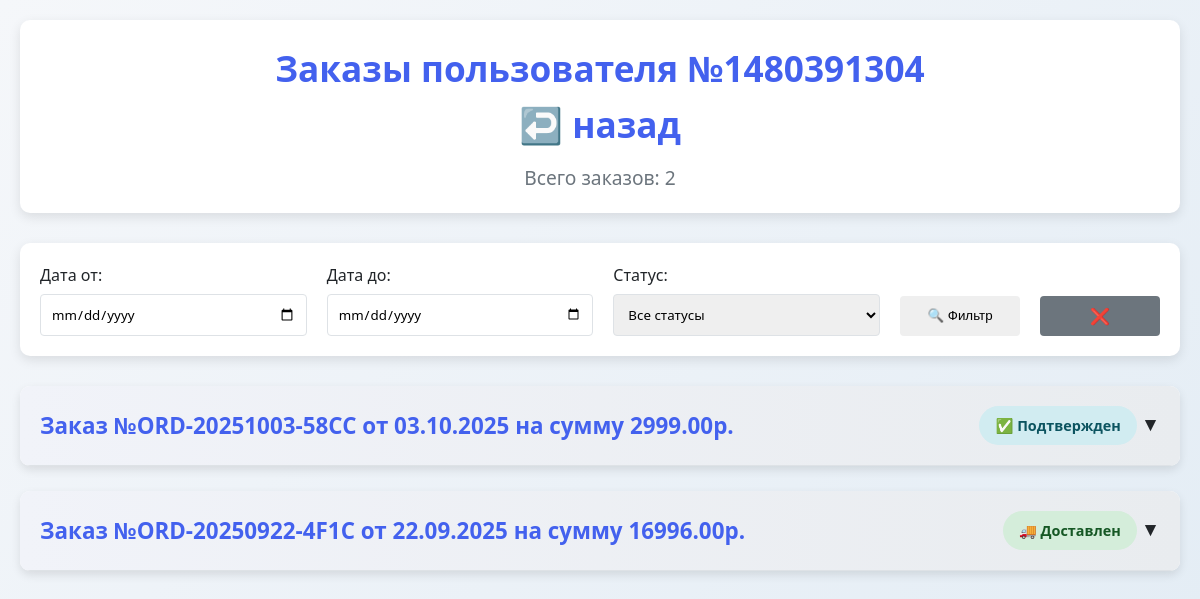
Page /orders/orders-page/user-orders/?user_id=1480391304 on the committed database.
### database/models.py (models this page shows)
class Order(Base):
    __tablename__ = 'orders'
    id = Column(Integer, primary_key=True, index=True)
    user_id = Column(Integer, nullable=False)
    created_at = Column(DateTime, default=lambda: datetime.now(timezone(timedelta(hours=3))))
    status = Column(String(50), default="new")  # new / confirmed / delivered / cancelled
    total_amount = Column(Float, nullable=False)
    customer_name = Column(String(100))
    customer_phone = Column(String(20))
    customer_address = Column(String(300))
    delivery_method = Column(String(50))
    order_number = Column(String(20), unique=True, nullable=False)
    items = relationship("OrderItem", back_populates="order")

### api/routes/orders.py (the view)
@router.get("/orders-page/user-orders/", response_class=HTMLResponse)
def get_user_orders(
        request: Request,
        user_id: int = Query(None, description="ID пользователя"),
        date_from: str = Query(None),
        date_to: str = Query(None),
        status: str = Query(None),
        db: Session = Depends(get_db)
):
    query = db.query(Order).options(
        joinedload(Order.items).joinedload(OrderItem.product)  # ← загружаем товары
    )
    if user_id:
        query = query.filter(Order.user_id == user_id)
    if date_from:
        try:
            date_from_obj = datetime.strptime(date_from, "%Y-%m-%d")
            query = query.filter(Order.created_at >= date_from_obj)
        except ValueError:
            pass
    if date_to:
        try:
            date_to_obj = datetime.strptime(date_to, "%Y-%m-%d")
            date_to_obj = date_to_obj.replace(hour=23, minute=59, second=59)
            query = query.filter(Order.created_at <= date_to_obj)
        except ValueError:
            pass
    if status:
        query = query.filter(Order.status == status)
    orders = query.order_by(Order.created_at.desc()).all()
    for order in orders:
        for item in order.items:
            if hasattr(item, 'product') and item.product:
                item.product_name = item.product.name
            else:
                item.product_name = "Товар не найден"
    return templates.TemplateResponse("orders.html", {
        "request": request,
        "orders": orders,
        "date_from": date_from,
        "date_to": date_to,
        "status": status
    })

### templates/orders.html (shortened to what this page needs)
<!DOCTYPE html>
<html lang="ru">
<head>
</head>
<body>
<div class="container">
    <header>
        <h1>
            <a href="/orders/orders-page/" style="text-decoration: none; color: inherit;">
                {% if request.query_params.get('user_id') %}
                Заказы пользователя №{{ request.query_params.get('user_id') }}<br>
                ↩️ назад
                {% else %}
                Управление заказами
                {% endif %}
            </a>
        </h1>
        <p class="summary">Всего заказов: {{ orders|length }}</p>
    </header>
    <div class="filters">
        <form id="filter-form" method="GET">
            <div class="filter-row">
                <div class="filter-group">
                    <label for="date_from">Дата от:</label>
                    <input type="date" id="date_from" name="date_from"
                           value="{{ request.query_params.get('date_from', '') }}">
                </div>
                <div class="filter-group">
                    <label for="date_to">Дата до:</label>
                    <input type="date" id="date_to" name="date_to"
                           value="{{ request.query_params.get('date_to', '') }}">
                </div>
                <div class="filter-group">
                    <label for="status">Статус:</label>
                    <select id="status" name="status">
                        <option value="">Все статусы</option>
                    </select>
                </div>
                <button type="submit" class="filter-button">🔍 Фильтр</button>
                <a href="/orders/orders-page/user-orders/{% if request.query_params.get('user_id') %}?user_id={{ request.query_params.get('user_id') }}{% endif %}"
                   class="filter-button" style="text-decoration:none; background-color: var(--gray);">❌</a>
            </div>
        </form>
    </div>
    {% for order in orders %}
    <div class="order" data-order-id="{{ order.id }}" onclick="toggleOrderDetails(this)">
        <div class="order-header">
            <div class="order-number">Заказ №{{ order.order_number }} от {{ order.created_at.strftime('%d.%m.%Y') }} на
                сумму {{ "%.2f"|format(order.total_amount) }}р.
            </div>
            <div>
                <div class="order-status status-{{ order.status }}">
                    {% if order.status == 'new' %}🆕 Новый
                    {% elif order.status == 'confirmed' %}✅ Подтвержден
                    {% elif order.status == 'cancelled' %}❌ Отменен
                    {% elif order.status == 'delivered' %}🚚 Доставлен
                    {% else %}{{ order.status }}{% endif %}
                </div>
                <span class="toggle-icon">▼</span>
            </div>
        </div>
    </div>
    {% else %}
    <div style="text-align: center; padding: 40px; background: white; border-radius: var(--radius); box-shadow: 0 4px 12px var(--shadow);">
        <h3>📭 Нет заказов</h3>
        <p>Заказов пока не поступало.</p>
    </div>
    {% endfor %}
</div>
</body>
</html>

### templates/orders.html (style rules this page uses)
:root { --primary: #4361ee; --success: #4cc9f0; --warning: #f72585; --danger: #e63946; --light: #f8f9fa; --dark: #212529; --gray: #6c757d; --border: #dee2e6; --shadow: rgba(0, 0, 0, 0.1); --radius: 10px; }
* { margin: 0; padding: 0; box-sizing: border-box; }
.filters { background: white; border-radius: var(--radius); box-shadow: 0 4px 12px var(--shadow); padding: 20px; margin-bottom: 30px; }
.filter-row { display: flex; flex-wrap: wrap; gap: 20px; align-items: end; }
.filter-group { display: flex; flex-direction: column; flex: 1; min-width: 200px; }
.filter-group label { font-weight: 500; margin-bottom: 5px; color: var(--dark); }
.filter-group input, .filter-group select { padding: 10px; border: 1px solid var(--border); border-radius: 4px; font-family: inherit; }
.filter-button { height: 40px; line-height: 40px; text-align: center; padding: 0 20px; border: none; border-radius: 4px; font-weight: 500; cursor: pointer; width: 120px; box-sizing: border-box; }
body { font-family: 'Segoe UI', Tahoma, Geneva, Verdana, sans-serif; background: linear-gradient(135deg, #f5f7fa 0%, #e4edf5 100%); color: var(--dark); padding: 20px; line-height: 1.6; }
.container { max-width: 1200px; margin: 0 auto; }
header { text-align: center; margin-bottom: 30px; padding: 20px; background: white; border-radius: var(--radius); box-shadow: 0 4px 12px var(--shadow); }
h1 { font-size: 2.2rem; color: var(--primary); margin-bottom: 10px; }
.summary { font-size: 1.2rem; color: var(--gray); }
.order { background: white; border-radius: var(--radius); box-shadow: 0 4px 10px var(--shadow); margin-bottom: 25px; overflow: hidden; transition: transform 0.3s ease, box-shadow 0.3s ease; cursor: pointer; }
.order-header { display: flex; justify-content: space-between; align-items: center; padding: 20px; background: linear-gradient(to right, #f1f3f9, #e9ecef); border-bottom: 1px solid var(--border); }
.order-number { font-weight: bold; font-size: 1.4rem; color: var(--primary); }
.order-status { padding: 8px 16px; border-radius: 20px; font-weight: bold; font-size: 0.9rem; text-align: center; display: inline-block; }
.status-confirmed { background: #d1ecf1; color: #0c5460; }
.status-delivered { background: #d4edda; color: #155724; }
.toggle-icon { font-size: 1.2rem; transition: transform 0.3s ease; }

### rows in the picture
Order: order_number "ORD-20251003-58CC", created_at "03.10.2025", total_amount "2999.00", status "✅ Подтвержден"
Order: order_number "ORD-20250922-4F1C", created_at "22.09.2025", total_amount "16996.00", status "🚚 Доставлен"

### other values in the picture
{{ request.query_params.get('user_id') }} "1480391304"
{{ orders|length }} "2"
